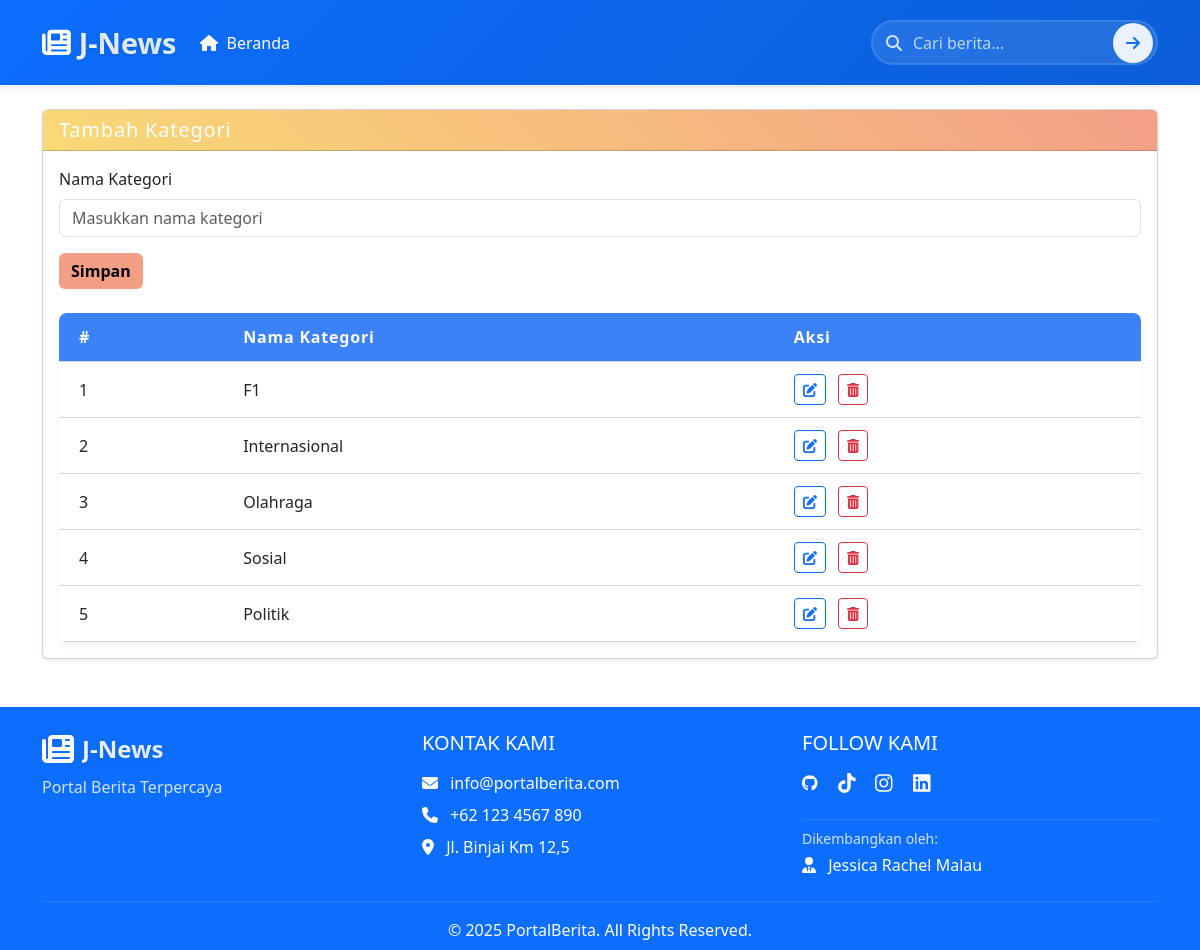
/admin/add_kategori.php, run on the app's committed database.
### tables this page shows
CREATE TABLE `kategori` (
  `id` int NOT NULL,
  `nama_kategori` varchar(255) DEFAULT NULL
);

### admin/add_kategori.php (the view, shortened to what this page needs)
<?php include '../db/config.php'; ?>
<!DOCTYPE html>
<html lang="id">
<head>
  <link href="https://cdn.jsdelivr.net/npm/bootstrap@5.3.0/dist/css/bootstrap.min.css" rel="stylesheet" />
  <link rel="stylesheet" href="https://cdnjs.cloudflare.com/ajax/libs/font-awesome/6.4.0/css/all.min.css" />
</head>
<body class="d-flex flex-column min-vh-100">
  <nav class="navbar navbar-expand-lg navbar-dark py-3">
    <div class="container">
      <a class="navbar-brand d-flex align-items-center" href="#">
        <i class="fas fa-newspaper me-2"></i>J-News
      </a>
      <div class="collapse navbar-collapse" id="navbarContent">
        <ul class="navbar-nav me-auto mb-2 mb-lg-0">
          <li class="nav-item">
            <a class="nav-link active" href="dashboard.php"><i class="fas fa-home me-1"></i> Beranda</a>
          </li>
        </ul>
        <form class="d-flex ms-lg-3 my-2 my-lg-0" action="search.php" method="GET">
          <div class="search-container">
            <i class="fas fa-search search-icon"></i>
            <input class="form-control search-input" type="search" placeholder="Cari berita..." name="q" aria-label="Search" />
            <button class="btn search-btn" type="submit">
              <i class="fas fa-arrow-right"></i>
            </button>
          </div>
        </form>
      </div>
    </div>
  </nav>
  <main class="flex-grow-1">
    <div class="container mt-4 mb-5">
      <div class="card shadow-sm">
        <div class="card-header bg-warning text-white">
          <h5 class="mb-0">Tambah Kategori</h5>
        </div>
        <div class="card-body">
          <form action="kategori_action.php" method="POST" id="formKategori">
            <div class="mb-3">
              <label for="nama_kategori" class="form-label">Nama Kategori</label>
              <input type="text" name="nama_kategori" id="nama_kategori" class="form-control" required placeholder="Masukkan nama kategori" />
            </div>
            <button type="submit" class="btn btn-warning">Simpan</button>
          </form>
          <table class="table-kategori mt-4">
            <thead>
              <tr>
                <th>#</th>
                <th>Nama Kategori</th>
                <th>Aksi</th>
              </tr>
            </thead>
            <tbody>
  <?php
  $no = 1;
  $query = mysqli_query($conn, "SELECT * FROM kategori ORDER BY id DESC");
  while ($row = mysqli_fetch_assoc($query)) :
  ?>
    <tr>
      <td><?= $no++; ?></td>
      <td><?= htmlspecialchars($row['nama_kategori']); ?></td>
      <td>
        <a href="kategori_edit.php?id=<?= $row['id']; ?>" class="btn btn-sm btn-outline-primary me-2">
          <i class="fas fa-edit"></i>
        </a>
        <a href="kategori_hapus.php?id=<?= $row['id']; ?>" class="btn btn-sm btn-outline-danger" onclick="return confirm('Yakin ingin menghapus kategori ini?')">
          <i class="fas fa-trash-alt"></i>
        </a>
      </td>
    </tr>
  <?php endwhile; ?>
</tbody>
          </table>
        </div>
      </div>
    </div>
  </main>
  <?php include '../inc/footer.php'; ?>
</body>
</html>

### admin/add_kategori.php (style rules this page uses)
.navbar { box-shadow: 0 2px 10px rgba(0, 0, 0, 0.1); transition: all 0.3s ease; background: linear-gradient(135deg, #0d6efd 0%, #0b5ed7 100%); }
.navbar-brand { font-weight: 700; font-size: 1.8rem; background: linear-gradient(45deg, #ffffff, #e6f7ff); -webkit-background-clip: text; -webkit-text-fill-color: transparent; transition: all 0.3s ease; text-shadow: 0 2px 4px rgba(0,0,0,0.1); }
.search-container { position: relative; width: 100%; max-width: 500px; }
.search-input { padding-left: 40px; border-radius: 25px !important; border: 2px solid rgba(255,255,255,0.2); background-color: rgba(255,255,255,0.1); color: white; transition: all 0.4s ease; height: 45px; }
.search-input::placeholder { color: rgba(255,255,255,0.7); }
.search-icon { position: absolute; left: 15px; top: 50%; transform: translateY(-50%); color: rgba(255,255,255,0.8); z-index: 4; }
.search-btn { position: absolute; right: 5px; top: 50%; transform: translateY(-50%); background: rgba(255,255,255,0.9); border: none; border-radius: 20px !important; width: 40px; height: 40px; color: #0d6efd; transition: all 0.3s ease; display: flex; align-items: center; justify-content: center; cursor: pointer; }
.card-header.bg-warning { background: linear-gradient(45deg, #f9d976, #f39f86); font-weight: 600; letter-spacing: 0.05em; }
.btn-warning { background: #f39f86; border: none; transition: background-color 0.3s ease; font-weight: 600; }
table.table-kategori { width: 100%; border-collapse: collapse; margin-top: 1.5rem; box-shadow: 0 4px 8px rgba(0,0,0,0.05); border-radius: 8px; overflow: hidden; font-size: 1rem; }
table.table-kategori th, table.table-kategori td { padding: 12px 20px; border-bottom: 1px solid #d1d5db; text-align: left; transition: background-color 0.3s ease; }
table.table-kategori th { background-color: #3b82f6; color: white; font-weight: 600; letter-spacing: 0.05em; }
body.d-flex { min-height: 100vh; flex-direction: column; }
main.flex-grow-1 { flex-grow: 1; }

### data on the page
kategori: nama_kategori "F1"
kategori: nama_kategori "Internasional"
kategori: nama_kategori "Olahraga"
kategori: nama_kategori "Sosial"
kategori: nama_kategori "Politik"
